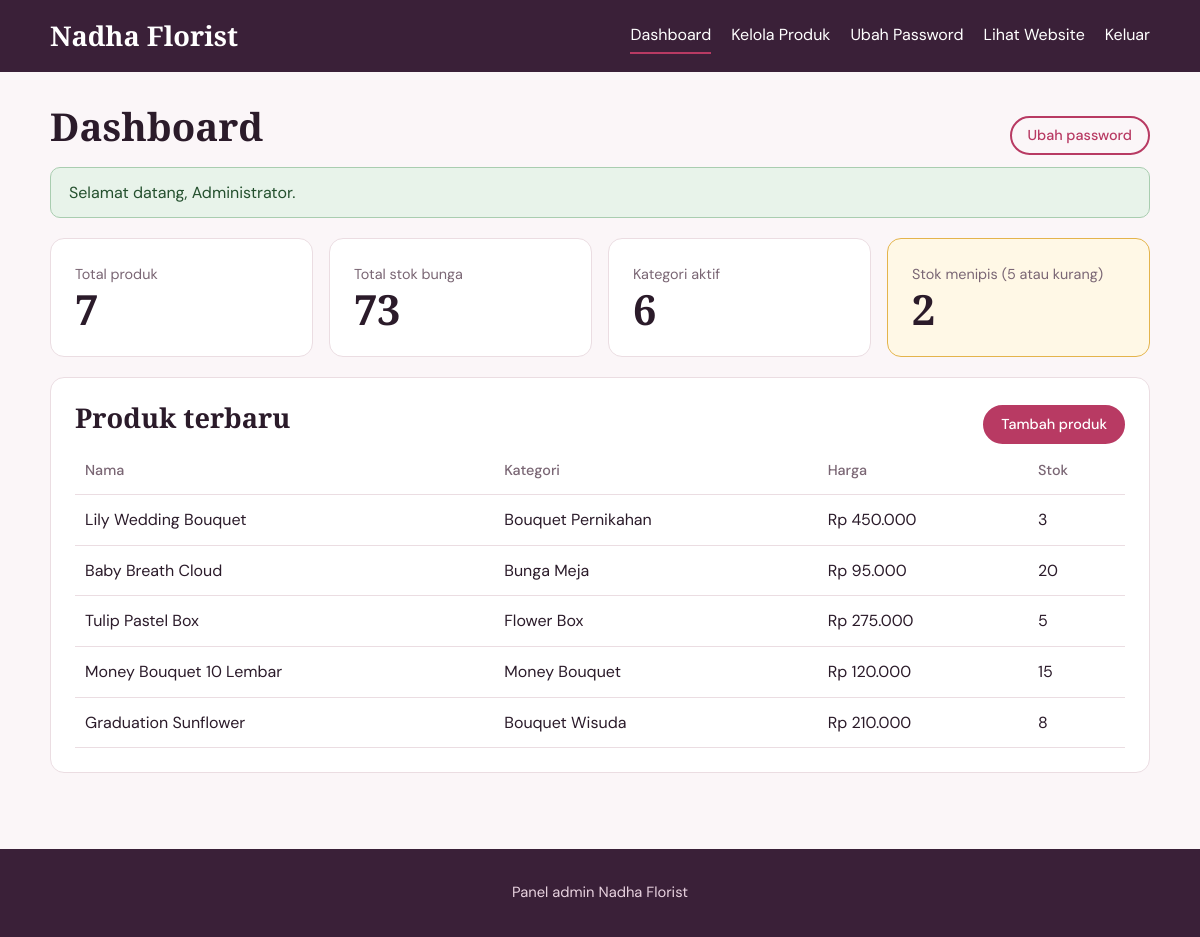
The page /admin/index.php (signed in) on the database its author committed.
### tables this page shows
CREATE TABLE IF NOT EXISTS `produk` (
  `id` int(11) NOT NULL AUTO_INCREMENT,
  `nama` varchar(100) NOT NULL,
  `kategori` varchar(50) NOT NULL,
  `deskripsi` text NOT NULL,
  `harga` decimal(12,2) NOT NULL,
  `stok` int(11) NOT NULL DEFAULT 0,
  `gambar` varchar(255) DEFAULT NULL,
  `created_at` timestamp NOT NULL DEFAULT CURRENT_TIMESTAMP,
  PRIMARY KEY (`id`)
);

### config/database.php (called while the page is built, shortened)
<?php
function e($teks)
{
    return htmlspecialchars((string)$teks, ENT_QUOTES, 'UTF-8');
}
function rupiah($angka)
{
    return "Rp " . number_format((float)$angka, 0, ',', '.');
}

### admin/index.php (the view, shortened to what this page needs)
<?php
require_once "../config/database.php";
require_once "../includes/flash.php";
$total_produk = mysqli_fetch_row(mysqli_query($conn, "SELECT COUNT(*) FROM produk"))[0];
$total_stok   = mysqli_fetch_row(mysqli_query($conn, "SELECT COALESCE(SUM(stok),0) FROM produk"))[0];
$total_kat    = mysqli_fetch_row(mysqli_query($conn, "SELECT COUNT(DISTINCT kategori) FROM produk"))[0];
$stok_tipis   = mysqli_fetch_row(mysqli_query($conn, "SELECT COUNT(*) FROM produk WHERE stok <= 5"))[0];
$terbaru = mysqli_query($conn, "SELECT * FROM produk ORDER BY id DESC LIMIT 5");
require_once "../includes/header.php";
?>
<div class="baris-judul">
    <h1>Dashboard</h1>
    <a href="password.php" class="btn btn-kecil btn-garis">Ubah password</a>
</div>
<div class="stat-grid">
    <div class="card stat"><span>Total produk</span><strong><?= $total_produk; ?></strong></div>
    <div class="card stat"><span>Total stok bunga</span><strong><?= $total_stok; ?></strong></div>
    <div class="card stat"><span>Kategori aktif</span><strong><?= $total_kat; ?></strong></div>
    <div class="card stat <?= $stok_tipis ? 'stat-warn' : ''; ?>"><span>Stok menipis (5 atau kurang)</span><strong><?= $stok_tipis; ?></strong></div>
</div>
<div class="card">
    <div class="baris-judul">
        <h2>Produk terbaru</h2>
        <a href="tambah.php" class="btn btn-kecil">Tambah produk</a>
    </div>
    <div class="tabel-wrap">
        <table>
            <thead>
                <tr><th>Nama</th><th>Kategori</th><th>Harga</th><th>Stok</th></tr>
            </thead>
            <tbody>
                <?php while ($row = mysqli_fetch_assoc($terbaru)): ?>
                <tr>
                    <td><?= e($row['nama']); ?></td>
                    <td><?= e($row['kategori']); ?></td>
                    <td><?= rupiah($row['harga']); ?></td>
                    <td><?= (int)$row['stok']; ?></td>
                </tr>
                <?php endwhile; ?>
            </tbody>
        </table>
    </div>
</div>
<?php require_once "../includes/footer.php"; ?>

### assets/style.css (style rules this page uses)
:root { --ink: #2B1B2A; --muted: #7A6674; --bg: #FBF6F8; --surface: #FFFFFF; --rose: #B83A63; --rose-dark: #8F2A4C; --petal: #F6DDE4; --sage: #5E7F66; --line: #EBDDE2; --plum: #3A2038; --radius: 14px; }
* { box-sizing: border-box; }
body { margin: 0; background: var(--bg); color: var(--ink); font-family: "DM Sans", system-ui, sans-serif; line-height: 1.6; }
h1, h2, h3 { font-family: "Cormorant Garamond", Georgia, serif; line-height: 1.15; margin: 0 0 .5em; }
h1 { font-size: 2.4rem; }
h2 { font-size: 1.7rem; }
a { color: var(--rose); }
.btn { display: inline-block; border: 2px solid var(--rose); background: var(--rose); color: #fff; padding: 10px 22px; border-radius: 999px; font: inherit; font-weight: 500; text-decoration: none; cursor: pointer; transition: background .2s, color .2s; }
.btn-kecil { padding: 6px 16px; font-size: .9rem; }
.btn-garis { background: transparent; color: var(--rose); }
.card { background: var(--surface); border: 1px solid var(--line); border-radius: var(--radius); padding: 24px; margin-bottom: 20px; }
.tabel-wrap { overflow-x: auto; }
table { width: 100%; border-collapse: collapse; }
th, td { text-align: left; padding: 12px 10px; border-bottom: 1px solid var(--line); vertical-align: middle; }
th { font-weight: 500; color: var(--muted); font-size: .9rem; }
.baris-judul { display: flex; justify-content: space-between; align-items: center; gap: 12px; flex-wrap: wrap; }
.stat-grid { display: grid; grid-template-columns: repeat(auto-fit, minmax(190px, 1fr)); gap: 16px; margin-bottom: 20px; }
.stat { margin: 0; display: flex; flex-direction: column; }
.stat span { color: var(--muted); font-size: .9rem; }
.stat strong { font-family: "Cormorant Garamond", serif; font-size: 2.6rem; line-height: 1.1; }
.stat-warn { border-color: #E4B44C; background: #FFF8E6; }

### rows shown on the page
produk: nama "Lily Wedding Bouquet", kategori "Bouquet Pernikahan", harga "Rp 450.000", stok "3"
produk: nama "Baby Breath Cloud", kategori "Bunga Meja", harga "Rp 95.000", stok "20"
produk: nama "Tulip Pastel Box", kategori "Flower Box", harga "Rp 275.000", stok "5"
produk: nama "Money Bouquet 10 Lembar", kategori "Money Bouquet", harga "Rp 120.000", stok "15"
produk: nama "Graduation Sunflower", kategori "Bouquet Wisuda", harga "Rp 210.000", stok "8"

### other values the page prints
NAMA_TOKO "Nadha Florist"
$f['pesan'] "Selamat datang, Administrator."
$total_produk "7"
$total_stok "73"
$total_kat "6"
$stok_tipis "2"
